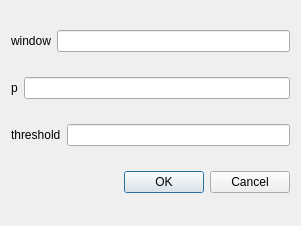
<?xml version="1.0" encoding="UTF-8"?>
<ui version="4.0">
 <class>points</class>
 <widget class="QDialog" name="points">
  <property name="geometry">
   <rect>
    <x>0</x>
    <y>0</y>
    <width>301</width>
    <height>226</height>
   </rect>
  </property>
  <property name="windowTitle">
   <string>Dialog</string>
  </property>
  <layout class="QVBoxLayout" name="verticalLayout">
   <item>
    <layout class="QHBoxLayout" name="horizontalLayout">
     <item>
      <widget class="QLabel" name="label">
       <property name="text">
        <string>window</string>
       </property>
      </widget>
     </item>
     <item>
      <widget class="QLineEdit" name="lineEdit"/>
     </item>
    </layout>
   </item>
   <item>
    <layout class="QHBoxLayout" name="horizontalLayout_2">
     <item>
      <widget class="QLabel" name="label_2">
       <property name="text">
        <string>p</string>
       </property>
      </widget>
     </item>
     <item>
      <widget class="QLineEdit" name="lineEdit_2"/>
     </item>
    </layout>
   </item>
   <item>
    <layout class="QHBoxLayout" name="horizontalLayout_3">
     <item>
      <widget class="QLabel" name="label_3">
       <property name="text">
        <string>threshold</string>
       </property>
      </widget>
     </item>
     <item>
      <widget class="QLineEdit" name="lineEdit_3"/>
     </item>
    </layout>
   </item>
   <item>
    <widget class="QDialogButtonBox" name="buttonBox">
     <property name="orientation">
      <enum>Qt::Horizontal</enum>
     </property>
     <property name="standardButtons">
      <set>QDialogButtonBox::Cancel|QDialogButtonBox::Ok</set>
     </property>
    </widget>
   </item>
  </layout>
 </widget>
 <resources/>
 <connections>
  <connection>
   <sender>buttonBox</sender>
   <signal>accepted()</signal>
   <receiver>points</receiver>
   <slot>accept()</slot>
   <hints>
    <hint type="sourcelabel">
     <x>248</x>
     <y>254</y>
    </hint>
    <hint type="destinationlabel">
     <x>157</x>
     <y>274</y>
    </hint>
   </hints>
  </connection>
  <connection>
   <sender>buttonBox</sender>
   <signal>rejected()</signal>
   <receiver>points</receiver>
   <slot>reject()</slot>
   <hints>
    <hint type="sourcelabel">
     <x>316</x>
     <y>260</y>
    </hint>
    <hint type="destinationlabel">
     <x>286</x>
     <y>274</y>
    </hint>
   </hints>
  </connection>
 </connections>
</ui>
